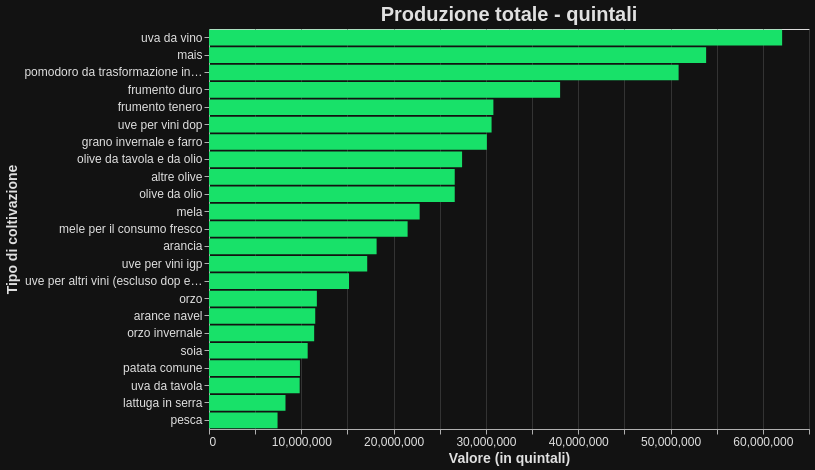

Source (Vega-Lite JSON):
### Vega-Lite specification from a JSON file in a GitHub repository (floating-point values rounded to 4 significant figures; data arrays with more than 128 entries replaced by an {"elided": "..."} marker saying what was removed)
{"$schema": "https://vega.github.io/schema/vega-lite/v5.17.0.json", "config": {"axis": {"domainColor": "#B0B0B0", "gridColor": "#333333", "labelColor": "#E0E0E0", "labelFontSize": 12, "tickColor": "#B0B0B0", "titleColor": "#E0E0E0", "titleFontSize": 14}, "background": "#121212", "legend": {"labelColor": "#E0E0E0", "titleColor": "#E0E0E0"}, "mark": {"color": "#1f77b4"}, "title": {"color": "#E0E0E0", "fontSize": 20}}, "data": {"name": "data-7f3299b7ffe30991b731327090d72c15"}, "datasets": {"data-7f3299b7ffe30991b731327090d72c15": {"elided": "339 records"}}, "encoding": {"opacity": {"condition": {"param": "param_4", "value": 1}, "value": 0.2}, "tooltip": [{"field": "Tipo di coltivazione", "type": "nominal"}, {"field": "Valore (in quintali)", "type": "quantitative"}], "x": {"field": "Valore (in quintali)", "title": "Valore (in quintali)", "type": "quantitative"}, "y": {"field": "Tipo di coltivazione", "sort": "-x", "title": "Tipo di coltivazione", "type": "nominal"}}, "height": 400, "mark": {"color": "#18E169", "type": "bar"}, "params": [{"bind": {"input": "select", "name": " ", "options": [2011.0, 2014.0, 2007.0, 2008.0, 2006.0, 2013.0, 2012.0, 2010.0, 2018.0, 2009.0, 2019.0, 2016.0, 2015.0, 2017.0, 2022.0, 2020.0, 2021.0, 2023.0]}, "name": "param_4", "select": {"fields": ["TIME"], "type": "point"}, "value": 2023}], "title": "Produzione totale - quintali", "transform": [{"filter": {"param": "param_4"}}], "width": 600}
